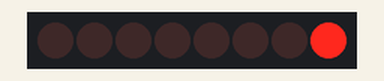
Recording of a sketch running on a simulated Arduino Uno, built with avr-gcc and run on an emulated ATmega328P. On the bench: 8 shift-register outputs drawn as a row of LEDs (first output left, lit = HIGH). Wiring (inferred from the names in the program): shift register (74HC595): data pin 12; shift clock pin 9; latch pin 11. Wiring (inferred from the signals the program sends): row of LEDs: on Q0, Q1, Q2, Q3, Q4, Q5, Q6, Q7.

Above: at 0.15 s.
At 5.05 s:
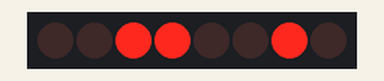
At 10.06 s:
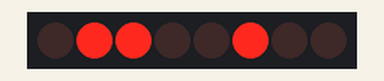
At 19.97 s:
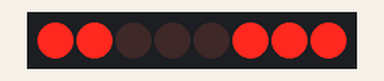
At 29.88 s:
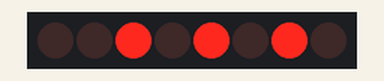
At 39.89 s:
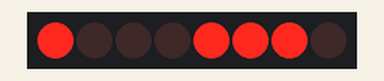
Timing chart, 0 to 40.0 s (numbered marks = the images above):
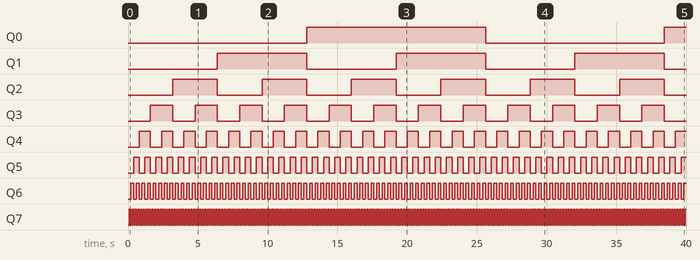

Measured:
- by itself, Q0: LOW → HIGH at 12.8 s, → LOW 12.8 s later, → HIGH 12.8 s later
- by itself, Q1: alternates HIGH for 6.4 s and LOW for 6.4 s
- by itself, Q2: alternates HIGH for 3.2 s and LOW for 3.2 s
- by itself, Q3: alternates HIGH for 1.6 s and LOW for 1.6 s
- by itself, Q4: alternates HIGH for 0.80 s and LOW for 0.80 s
- by itself, Q5: alternates HIGH for 0.40 s and LOW for 0.40 s
- by itself, Q6: alternates HIGH for 0.20 s and LOW for 0.20 s
- by itself, Q7: alternates HIGH for 0.10 s and LOW for 0.10 s

The sketch:

042_serial_to_parallel_shift_register.ino
```cpp
/**
 * https://www.youtube.com/watch?v=n3qmQHzcgto&list=PLGs0VKk2DiYw-L-RibttcvK-WBZm8WLEP&index=42
 *
 * Serial to Parallel Shift Register (74HC595)
 */

#define CLOCK_PIN 9 // SH_CP_PIN
#define LATCH_PIN 11 // ST_CP_PIN
#define DATA_PIN 12 // DS_PIN

byte ledValMin = 0x00;
byte ledValMax = 0xFF;
byte ledVal = 0x00;
int delayMs = 100;

void setup() {
  // put your setup code here, to run once:
  Serial.begin(9600);

  pinMode(CLOCK_PIN, OUTPUT);
  pinMode(LATCH_PIN, OUTPUT);
  pinMode(DATA_PIN, OUTPUT);
}

void loop() {
  // put your main code here, to run repeatedly:

  digitalWrite(LATCH_PIN, LOW); // latch down
  shiftOut(DATA_PIN, CLOCK_PIN, LSBFIRST, ledVal);
  digitalWrite(LATCH_PIN, HIGH); // latch up

  ledVal = ledVal + 1;

  if (ledVal > ledValMax) {
    ledVal = ledValMin;
  }

  delay(delayMs);
}
```
